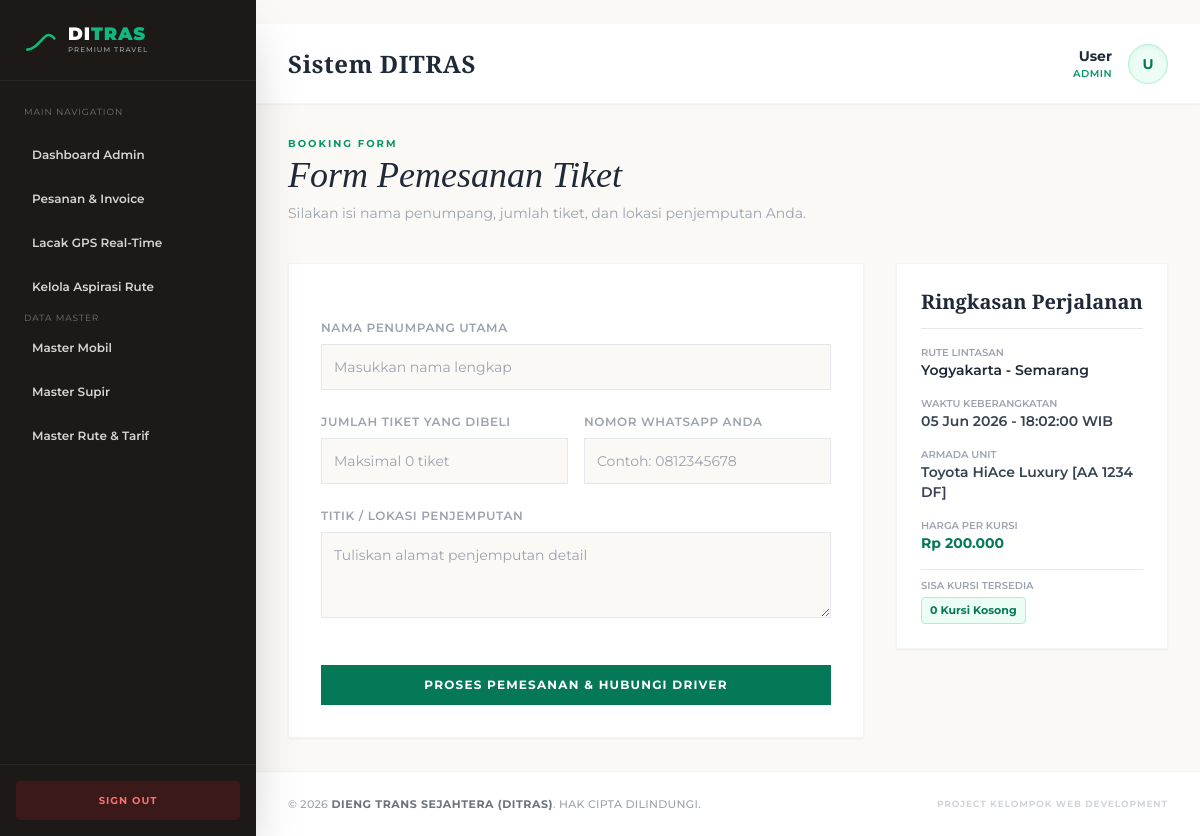
/pages/pembeli/travel/pesan.php?id_jadwal=2 (signed in), run on the app's committed database.
### tables this page shows
CREATE TABLE `jadwal_keberangkatan` (
  `id` int(11) NOT NULL,
  `rute_id` int(11) NOT NULL,
  `supir_id` int(11) NOT NULL,
  `mobil_id` int(11) NOT NULL,
  `tanggal_berangkat` date NOT NULL,
  `jam_berangkat` time NOT NULL,
  `sisa_kursi` int(11) NOT NULL DEFAULT 14
);

CREATE TABLE `rute` (
  `id` int(11) NOT NULL,
  `nama_rute` varchar(100) NOT NULL,
  `estimasi_waktu` varchar(50) NOT NULL,
  `harga_dasar` int(11) NOT NULL
);

CREATE TABLE `mobil` (
  `id` int(11) NOT NULL,
  `merk` varchar(50) NOT NULL,
  `tahun_kendaraan` year(4) NOT NULL,
  `jumlah_kursi` int(11) NOT NULL,
  `plat_nomor` varchar(15) NOT NULL,
  `status_mobil` enum('tersedia','jalan','maintenance') NOT NULL DEFAULT 'tersedia',
  `status_stnk` enum('Aktif','Mati') DEFAULT 'Aktif',
  `status_pajak` enum('Aktif','Mati') DEFAULT 'Aktif',
  `status_kir` enum('Aktif','Mati','Tidak Ada') DEFAULT 'Tidak Ada',
  `harga_sewa_per_hari` int(11) NOT NULL
);

### pages/pembeli/travel/pesan.php (the view, shortened to what this page needs)
<?php
require_once __DIR__ . '/../../../config/database.php';
$id_jadwal = $_GET['id_jadwal'] ?? null;
try {
    $stmt = $pdo->prepare("
        SELECT
            jk.id AS id_jadwal,
            jk.tanggal_berangkat,
            jk.jam_berangkat,
            jk.sisa_kursi,
            r.nama_rute,
            r.harga_dasar,
            m.merk,
            m.plat_nomor,
            u.nama AS nama_supir,
            u.nomor_hp AS hp_supir
        FROM jadwal_keberangkatan jk
        INNER JOIN rute r ON jk.rute_id = r.id
        INNER JOIN mobil m ON jk.mobil_id = m.id
        INNER JOIN users u ON jk.supir_id = u.id
        WHERE jk.id = ?
    ");
    $stmt->execute([$id_jadwal]);
    $jadwal = $stmt->fetch(PDO::FETCH_ASSOC);
} catch (Exception $e) {
    die("Database Error: " . $e->getMessage());
}
?>
<!DOCTYPE html>
<html lang="id">
<head>
    <script src="https://cdn.tailwindcss.com"></script>
</head>
<body class="bg-[#faf9f6] text-gray-900 flex flex-col min-h-screen">
    <?php
    include '../../../components/sidebar.php';
    include '../../../components/header.php';
    ?>
    <main class="ml-64 p-8 flex-1">
        <div class="mb-10">
            <span class="text-[10px] uppercase tracking-[0.2em] text-emerald-600 font-bold block mb-1">Booking Form</span>
            <h2 class="text-4xl italic text-gray-800">Form Pemesanan Tiket</h2>
            <p class="text-gray-400 mt-2 text-sm">Silakan isi nama penumpang, jumlah tiket, dan lokasi penjemputan Anda.</p>
        </div>
        <div class="grid grid-cols-1 lg:grid-cols-3 gap-8 max-w-5xl">
            <div class="lg:col-span-2 bg-white p-8 border border-gray-100 shadow-sm">
                <form action="proses-pesan.php" method="POST" class="space-y-6">
                    <div>
                        <label class="block text-xs uppercase tracking-wider text-gray-400 mb-2 font-semibold">Nama Penumpang Utama</label>
                        <input type="text" name="nama_penumpang" class="w-full p-3 bg-[#faf9f6] border border-gray-200 focus:outline-none focus:border-emerald-600 text-sm" placeholder="Masukkan nama lengkap" required>
                    </div>
                    <div class="grid grid-cols-1 md:grid-cols-2 gap-4">
                        <div>
                            <label class="block text-xs uppercase tracking-wider text-gray-400 mb-2 font-semibold">Jumlah Tiket Yang Dibeli</label>
                            <input type="number" name="jumlah_tiket" min="1" max="<?= $jadwal['sisa_kursi'] ?>" class="w-full p-3 bg-[#faf9f6] border border-gray-200 focus:outline-none focus:border-emerald-600 text-sm" placeholder="Maksimal <?= $jadwal['sisa_kursi'] ?> tiket" required>
                        </div>
                        <div>
                            <label class="block text-xs uppercase tracking-wider text-gray-400 mb-2 font-semibold">Nomor WhatsApp Anda</label>
                            <input type="text" name="whatsapp_pembeli" class="w-full p-3 bg-[#faf9f6] border border-gray-200 focus:outline-none focus:border-emerald-600 text-sm" placeholder="Contoh: 0812345678" required>
                        </div>
                    </div>
                    <div>
                        <label class="block text-xs uppercase tracking-wider text-gray-400 mb-2 font-semibold">Titik / Lokasi Penjemputan</label>
                        <textarea name="titik_jemput" rows="3" class="w-full p-3 bg-[#faf9f6] border border-gray-200 focus:outline-none focus:border-emerald-600 text-sm" placeholder="Tuliskan alamat penjemputan detail" required></textarea>
                    </div>
                    <div class="pt-4">
                        <button type="submit" class="w-full bg-emerald-700 text-white p-3 uppercase tracking-widest text-xs font-bold hover:bg-emerald-800 transition">
                            Proses Pemesanan & Hubungi Driver
                        </button>
                    </div>
                </form>
            </div>
            <div class="bg-white p-6 border border-gray-100 shadow-sm h-fit space-y-4">
                <h3 class="text-xl font-bold border-b pb-3 text-gray-800">Ringkasan Perjalanan</h3>
                <div>
                    <p class="text-[10px] text-gray-400 uppercase font-semibold">Rute Lintasan</p>
                    <p class="text-sm font-semibold text-gray-800"><?= htmlspecialchars($jadwal['nama_rute']) ?></p>
                </div>
                <div>
                    <p class="text-[10px] text-gray-400 uppercase font-semibold">Waktu Keberangkatan</p>
                    <p class="text-sm font-semibold text-gray-700"><?= date('d M Y', strtotime($jadwal['tanggal_berangkat'])) ?> - <?= htmlspecialchars($jadwal['jam_berangkat']) ?> WIB</p>
                </div>
                <div>
                    <p class="text-[10px] text-gray-400 uppercase font-semibold">Armada Unit</p>
                    <p class="text-sm font-semibold text-gray-700"><?= htmlspecialchars($jadwal['merk']) ?> [<?= htmlspecialchars($jadwal['plat_nomor']) ?>]</p>
                </div>
                <div>
                    <p class="text-[10px] text-gray-400 uppercase font-semibold">Harga Per Kursi</p>
                    <p class="text-sm font-bold text-emerald-700">Rp <?= number_format($jadwal['harga_dasar'], 0, ',', '.') ?></p>
                </div>
                <div class="pt-2 border-t">
                    <p class="text-[10px] text-gray-400 uppercase font-semibold">Sisa Kursi Tersedia</p>
                    <span class="px-2 py-1 text-[11px] font-bold bg-emerald-50 text-emerald-700 border border-emerald-200 rounded block w-fit mt-1">
                        <?= $jadwal['sisa_kursi'] ?> Kursi Kosong
                    </span>
                </div>
            </div>
        </div>
    </main>
    <?php include '../../../components/footer.php'; ?>
</body>
</html>

### pages/pembeli/travel/pesan.php (style rules this page uses)
h1, h2, h3, .serif { font-family: "Cormorant Garamond", serif; }
body { font-family: "Montserrat", sans-serif; }

### data on the page
jadwal_keberangkatan: jumlah_tiket "Maksimal 0 tiket", rute.nama_rute "Yogyakarta - Semarang", tanggal_berangkat "05 Jun 2026", jam_berangkat "18:02:00", mobil.merk "Toyota HiAce Luxury", mobil.plat_nomor "AA 1234 DF", rute.harga_dasar "200.000", sisa_kursi "0"

### other printed values
$nama_user "User"
$display_role "ADMIN"
substr($nama_user, 0, 1) "U"
